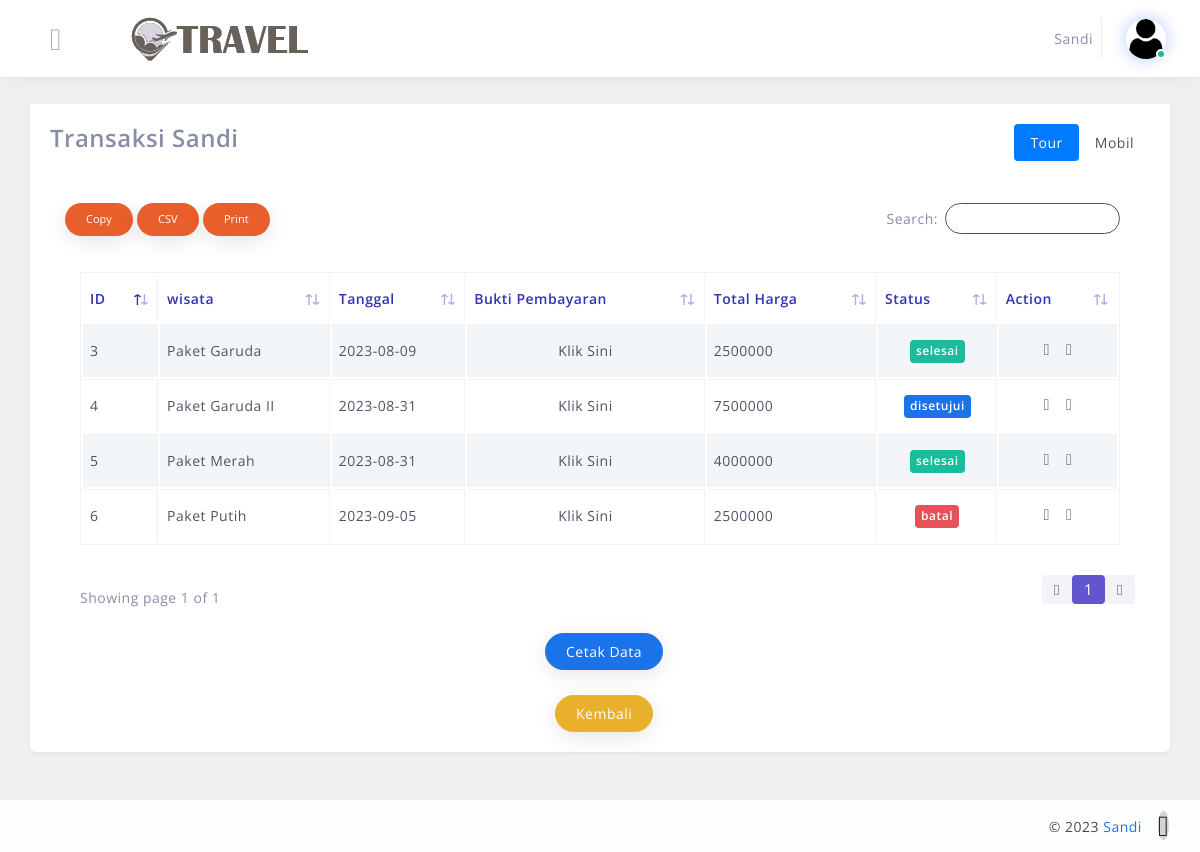
The app's page /tour/cust/riwayat.php?id_user=2 (signed in) with its own data.
### tables this page shows
CREATE TABLE `transaksi` (
  `id_transaksi` int(11) NOT NULL,
  `jenis_transaksi` varchar(12) NOT NULL,
  `id_mobil` int(11) NOT NULL,
  `id_wisata` int(11) NOT NULL,
  `id_user` int(11) NOT NULL,
  `supir` varchar(16) NOT NULL,
  `harga` double NOT NULL,
  `qty` double NOT NULL,
  `total_harga` double NOT NULL,
  `status` varchar(32) NOT NULL,
  `gambar` varchar(32) NOT NULL,
  `gambar_pengembalian` varchar(32) NOT NULL,
  `tanggal` date NOT NULL,
  `tanggal_booking` date NOT NULL,
  `kondisi` varchar(18) NOT NULL,
  `ket` varchar(64) NOT NULL
);

CREATE TABLE `wisata` (
  `id_wisata` int(11) NOT NULL,
  `nama` varchar(64) NOT NULL,
  `tanggal` date NOT NULL,
  `harga` varchar(64) NOT NULL,
  `gambar` varchar(120) NOT NULL,
  `deskripsi` longtext NOT NULL,
  `status` varchar(48) NOT NULL,
  `kuota` varchar(32) NOT NULL,
  `berapa_hari` varchar(12) NOT NULL,
  `rating` varchar(11) NOT NULL
);

### tour/cust/riwayat.php (the view, shortened to what this page needs)
<?php
include '../include/config.php';
$id_user = $_GET['id_user'];
?>
<!DOCTYPE html>
<html lang="en">
<head>
    <link href="../assets/css/loader.css" rel="stylesheet" type="text/css" />
    <link href="../bootstrap/css/bootstrap.min.css" rel="stylesheet" type="text/css" />
    <link href="../assets/css/plugins.css" rel="stylesheet" type="text/css" />
    <link rel="stylesheet" type="text/css" href="../plugins/table/datatable/datatables.css">
    <link rel="stylesheet" type="text/css" href="../plugins/table/datatable/custom_dt_html5.css">
</head>
<body>
    <?php include "../template/header.php" ?>
    <div class="main-content">
        <div class="main-container">
            <div class="container">
                <div class="page-header">
                    <div class="page-title">
                        <h3>transaksi</h3>
                    </div>
                </div>
                <div class="row" id="cancel-row">
                    <div class="col-xl-48 col-lg-48 col-sm-48  layout-spacing">
                        <div class="statbox widget box box-shadow">
                            <div class="widget-content widget-content-area">
                                <div class="c-b-s-header">
                                    <div class="row">
                                        <div class="col-md-6 col-6">
                                            <h4><strong>Transaksi <?php echo $_SESSION['users'] ?></strong></h4> <br><br>
                                        </div>
                                        <div class="col-md-6 col-6 text-sm-right">
                                            <ul class="nav justify-content-end c-b-s-tab nav-pills" id="c-b-s-tab" role="tablist">
                                                <li class="nav-item">
                                                    <a class="nav-link active" id="c-b-s-monthly-tab" data-toggle="pill" href="#c-b-s-monthly" role="tab" aria-controls="c-b-s-monthly" aria-selected="true">Tour</a>
                                                </li>
                                                <li class="nav-item">
                                                    <a class="nav-link" id="c-b-s-yearly-tab" data-toggle="pill" href="#c-b-s-yearly" role="tab" aria-controls="c-b-s-yearly" aria-selected="false">Mobil</a>
                                                </li>
                                            </ul>
                                        </div>
                                    </div>
                                </div>
                                <div class="tab-content">
                                    <div class="tab-pane active" id="c-b-s-monthly" role="tabpanel" aria-labelledby="c-b-s-monthly-tab">
                                        <div class="table-responsive customer-bal-summary-scroll-monthly">
                                            <table id="html5-extension" class="table table-striped table-bordered table-hover" style="width:100%">
                                                <thead>
                                                    <tr>
                                                        <th>ID</th>
                                                        <th>wisata</th>
                                                        <th>Tanggal</th>
                                                        <th>Bukti Pembayaran</th>
                                                        <th>Total Harga</th>
                                                        <th>Status</th>
                                                        <th>Action</th>
                                                    </tr>
                                                </thead>
                                                <tbody>
                                                    <tr>
                                                        <?php
                                                        $sqltour = mysqli_query($conn, "SELECT transaksi.*, users.username, users.id_user ,users.email, wisata.id_wisata, wisata.nama ,wisata.harga FROM transaksi INNER JOIN users ON transaksi.id_user = users.id_user INNER JOIN wisata ON transaksi.id_wisata = wisata.id_wisata where users.id_user='$id_user' AND transaksi.jenis_transaksi = 'wisata' ORDER BY id_transaksi DESC");
                                                        while ($rowtour = mysqli_fetch_assoc($sqltour)) {
                                                        ?>
                                                            <td><?php echo $rowtour['id_transaksi']; ?></td>
                                                            <td><?php echo $rowtour['nama']; ?></td>
                                                            <td><?php echo $rowtour['tanggal']; ?></td>
                                                            <?php if ($rowtour['gambar'] == "") {
                                                            ?>
                                                                <td class="align-center">
                                                                    Belum Ada Pembayaran
                                                                </td>
                                                            <?php } else {
                                                            ?>
                                                                <td class="align-center"><a href="../gambar/<?php echo $rowtour['gambar']; ?>">Klik Sini</a></td>
                                                            <?php
                                                            } ?>
                                                            <td><?php echo $rowtour['total_harga']; ?></td>
                                                            <?php if ($rowtour['status'] == "menunggu persetujuan") {
                                                            ?>
                                                                <td class="align-center"><span class="shadow-none badge badge-warning"><?php echo $rowtour['status']; ?></span></td>
                                                            <?php } elseif ($rowtour['status'] == "disetujui") {
                                                            ?>
                                                                <td class="align-center"><span class="shadow-none badge badge-primary"><?php echo $rowtour['status']; ?></span></td>
                                                            <?php
                                                            } elseif ($rowtour['status'] == "selesai") { ?>
                                                                <td class="align-center"><span class="shadow-none badge badge-success"><?php echo $rowtour['status']; ?></span></td>
                                                            <?php  } else { ?>
                                                                <td class="align-center"><span class="shadow-none badge badge-danger"><?php echo $rowtour['status']; ?></span></td>
                                                            <?php } ?>
                                                            <td class="text-center">
                                                                <ul class="table-controls">
                                                                    <li><a href="cetak_struk_transaksi.php?id_transaksi=<?php echo  $rowtour["id_transaksi"]; ?>" class="bs-tooltip" data-toggle="tooltip" data-placement="top" title="" data-original-title="Edit"><i class="flaticon-print  p-1 br-6 mb-1"></i></a></li>
                                                                    <li><a href="confirmation_tour.php?id_transaksi=<?php echo  $rowtour["id_transaksi"]; ?>" class="bs-tooltip" data-toggle="tooltip" data-placement="top" title="" data-original-title="Edit"><i class="flaticon-view 2  p-1 br-6 mb-1"></i></a></li>
                                                                </ul>
                                                            </td>
                                                    </tr>
                                                <?php } ?>
                                                </tbody>
                                            </table>
                                        </div>
                                        <center>
                                            <div class="widget-header">
                                                <div class="row">
                                                    <div class="col-xl-12 col-md-12 col-sm-12 col-12">
                                                        <h4> <a href="cetak_riwayat.php?id_user=<?php echo $_SESSION["id_user"]; ?>" target="_blank" class="btn btn-primary btn-rounded toggle-vis mb-8 ml-2">Cetak Data</a></h4>
                                                        <a href="../cust/index_u.php" class="btn btn-warning btn-rounded toggle-vis mb-8 ml-2">Kembali</a>
                                                    </div>
                                                </div>
                                            </div>
                                        </center>
                                    </div>
                                </div>
                            </div>
                        </div>
                    </div>
                </div>
            </div>
        </div>
    </div>
    <?php include "../template/footer.php" ?>
</body>
</html>

### records on screen
transaksi: id_transaksi "6", id_wisata.nama "Paket Putih", tanggal "2023-09-05", total_harga "2500000", status "batal"
transaksi: id_transaksi "5", id_wisata.nama "Paket Merah", tanggal "2023-08-31", total_harga "4000000", status "selesai"
transaksi: id_transaksi "4", id_wisata.nama "Paket Garuda II", tanggal "2023-08-31", total_harga "7500000", status "disetujui"
transaksi: id_transaksi "3", id_wisata.nama "Paket Garuda", tanggal "2023-08-09", total_harga "2500000", status "selesai"

### other values on screen
$_SESSION['users'] "Sandi"
